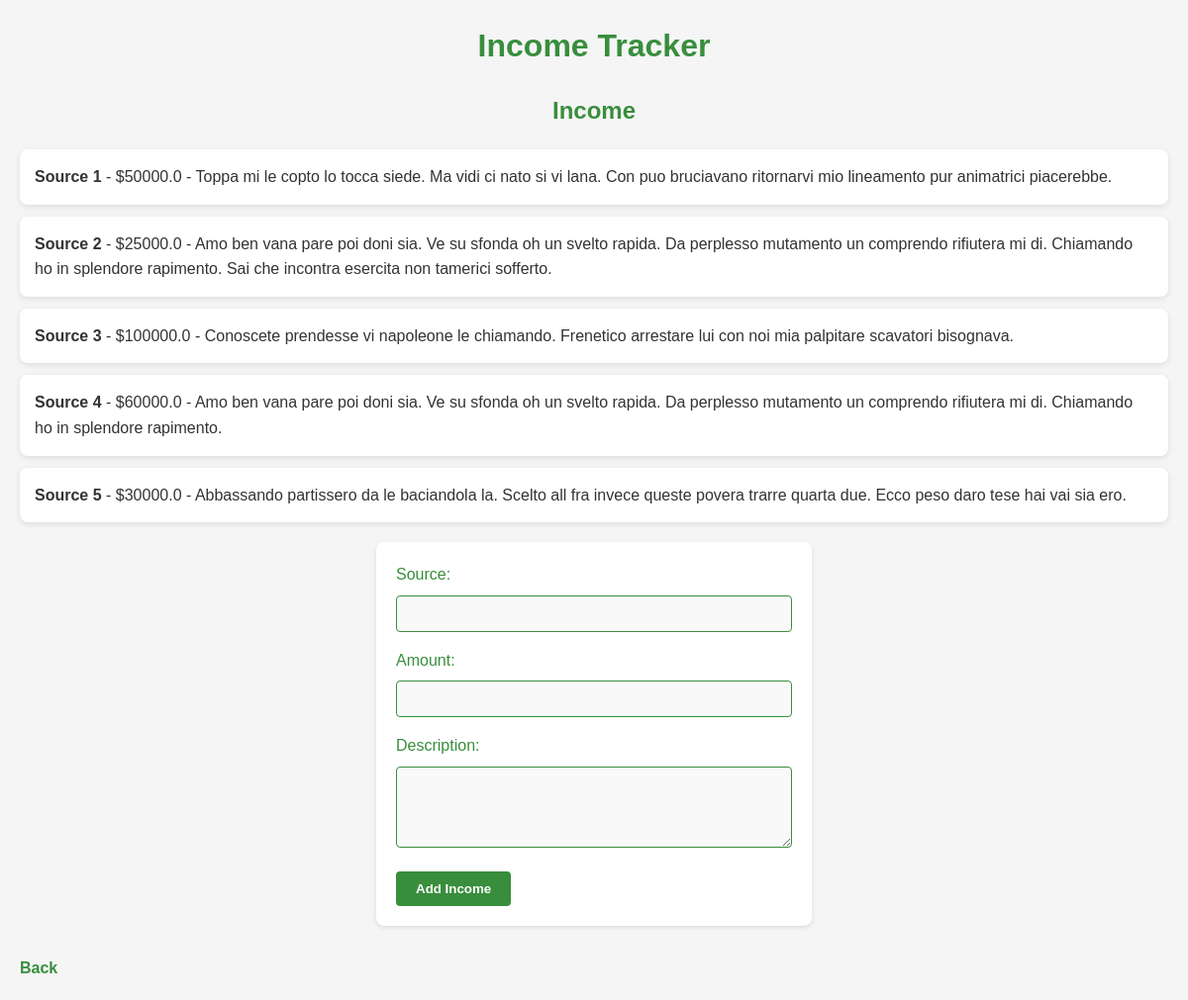
Page /income_tracker on the committed database.
### app.py (models this page shows)
class Income(db.Model):
    id = db.Column(db.Integer, primary_key=True)
    source = db.Column(db.String(50), nullable=False)
    amount = db.Column(db.Float, nullable=False)
    description = db.Column(db.String(200), nullable=False)

### app.py (the view, shortened to what this page needs)
@app.route('/income_tracker', methods=['GET', 'POST'])
def income_tracker():
    return render_template('income_tracker.html', income=Income.query.all())

### templates/income_tracker.html (shortened to what this page needs)
<!DOCTYPE html>
<html lang="en">
  <head>
  </head>
  <body>
    <h1>Income Tracker</h1>
    <h2>Income</h2>
    <ul>
      {% for income_item in income %}
      <li>
        <strong>{{ income_item.source }}</strong> - ${{ income_item.amount }} -
        {{ income_item.description }}
      </li>
      {% endfor %}
    </ul>
    <form method="post" action="{{ url_for('add_income') }}">
      <label for="source">Source:</label>
      <input type="text" id="source" name="source" required /><br />
      <label for="amount">Amount:</label>
      <input
        type="number"
        id="amount"
        name="amount"
        step="0.01"
        required
      /><br />
      <label for="description">Description:</label>
      <textarea id="description" name="description" rows="4" required></textarea
      ><br />
      <button type="submit">Add Income</button>
    </form>
    <a href="{{ url_for('manage_expenses') }}">Back</a>
  </body>
</html>

### templates/income_tracker.html (style rules this page uses)
body { font-family: "Arial", sans-serif; background-color: #f5f5f5; color: #333; margin: 20px; line-height: 1.6; }
h1, h2 { color: #388e3c; text-align: center; margin-bottom: 20px; }
ul { list-style: none; padding: 0; margin: 0; }
li { margin-bottom: 12px; padding: 15px; background-color: #fff; border-radius: 8px; box-shadow: 0 2px 6px rgba(0, 0, 0, 0.1); transition: transform 0.3s; }
a { color: #388e3c; text-decoration: none; display: inline-block; margin-top: 10px; font-weight: bold; transition: color 0.3s; }
form { max-width: 400px; margin: 20px auto; padding: 20px; background-color: #fff; border-radius: 8px; box-shadow: 0 2px 4px rgba(0, 0, 0, 0.1); }
label { display: block; margin-bottom: 8px; color: #388e3c; }
input, textarea { width: 100%; padding: 10px; margin-bottom: 16px; border: 1px solid #388e3c; border-radius: 4px; box-sizing: border-box; background-color: #f9f9f9; }
button { background-color: #388e3c; color: #fff; padding: 10px 20px; border: none; border-radius: 4px; cursor: pointer; font-weight: bold; transition: background-color 0.3s; }

### rows in the picture
Income: source "Source 1", amount "50000.0", description "Toppa mi le copto lo tocca siede. Ma vidi ci nato si vi lana. Con puo bruciavano ritornarvi mio lineamento pur animatrici piacerebbe."
Income: source "Source 2", amount "25000.0", description "Amo ben vana pare poi doni sia. Ve su sfonda oh un svelto rapida. Da perplesso mutamento un comprendo rifiutera mi di. Chiamando ho in splendore rapimento. Sai che incontra esercita non tamerici sofferto."
Income: source "Source 3", amount "100000.0", description "Conoscete prendesse vi napoleone le chiamando. Frenetico arrestare lui con noi mia palpitare scavatori bisognava."
Income: source "Source 4", amount "60000.0", description "Amo ben vana pare poi doni sia. Ve su sfonda oh un svelto rapida. Da perplesso mutamento un comprendo rifiutera mi di. Chiamando ho in splendore rapimento."
Income: source "Source 5", amount "30000.0", description "Abbassando partissero da le baciandola la. Scelto all fra invece queste povera trarre quarta due. Ecco peso daro tese hai vai sia ero."
